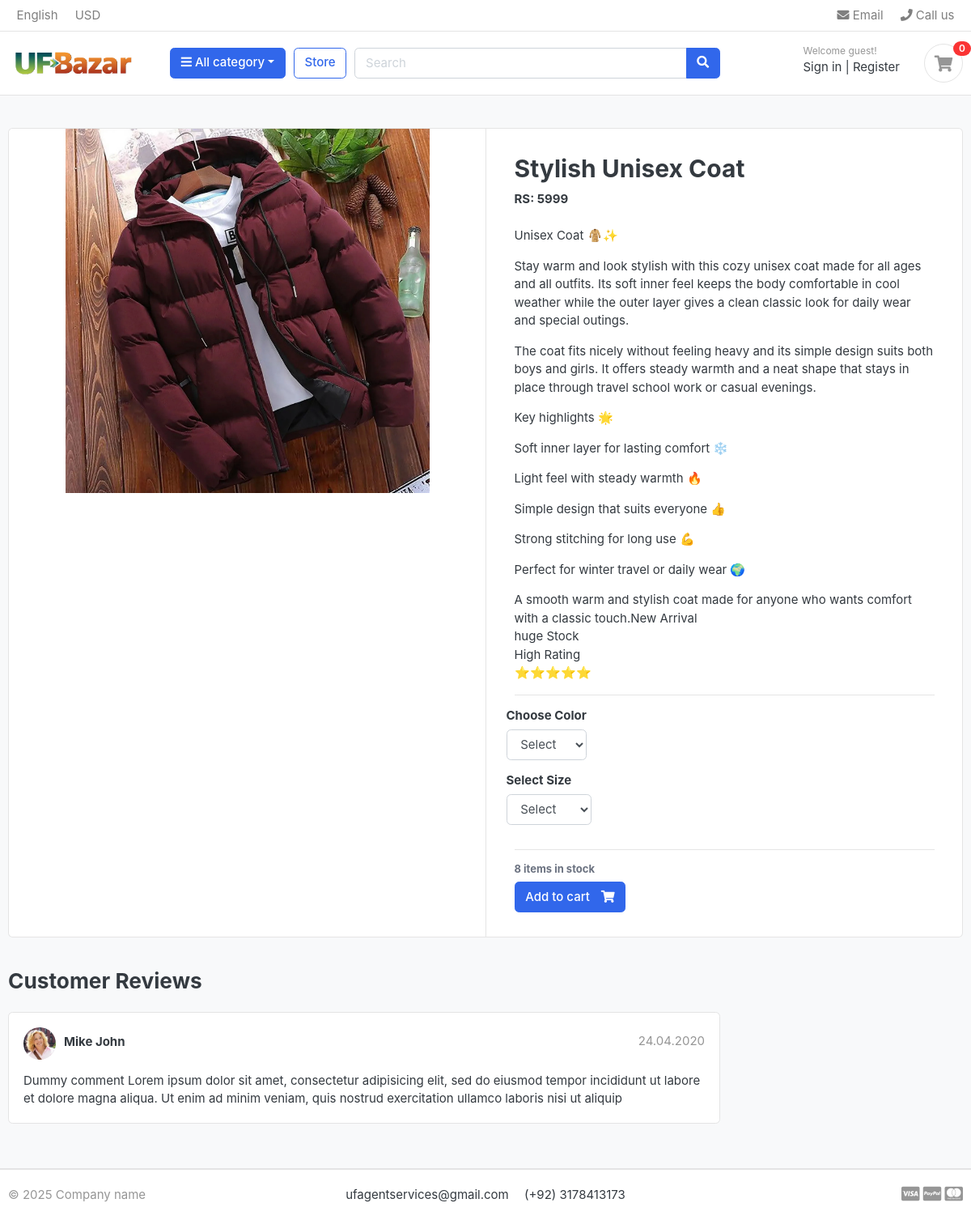
Page /store/catgory/winter-sale/stylish-unisex-coat/ on the committed database.
### store/models.py (models this page shows, shortened)
class Product(models.Model):
    name = models.CharField(max_length=200, unique=True)
    slug = models.SlugField(max_length=200, unique=True)
    price = models.IntegerField()
    image = models.ImageField(upload_to='photos/products')
    stock = models.IntegerField()
    description = models.TextField(max_length=1000, blank=True)
    category = models.ForeignKey(Category, on_delete=models.CASCADE )
    created_at = models.DateTimeField(auto_now_add=True)
    modified_at = models.DateTimeField(auto_now=True)

### store/views.py (the view)
# urls.py: path('store/catgory/<slug:category_slug>/<slug:product_slug>/', views.product_detail, name='Product detail'),
def product_detail(request, category_slug, product_slug):
    try:
        single_product = Product.objects.get(category__slug=category_slug, slug=product_slug)
        in_cart = Items.objects.filter(cart__cart_id = _cart_id(request), product = single_product).exists()
    except Exception as e:
        raise e
    context = {
        'single_product': single_product,
        'in_cart' : in_cart
    }
    return render(request, 'store/product-detail.html', context)

### cart/context_processor.py (called while the page is built)
def counter(request):
    cart_count = 0
    if 'admin' in request.path:
        return{}
    else:
        try:
            cart = Cart.objects.filter(cart_id = _cart_id(request))
            cart_item = Items.objects.all().filter(cart = cart[:1])
            for item in cart_item:
                cart_count += item.quantity
        except cart.DoesNotExist:
            cart_count = 0
    return dict(cart_count = cart_count)

### cart/views.py (called while the page is built)
def _cart_id(request):
    cart_id = request.session.session_key
    if not cart_id:
        cart_id = request.session.create()
    return cart_id

### category/context_processor.py (called while the page is built)
def menu_links(request):
    links = Category.objects.all()
    return dict(links=links)

### category/models.py (called while the page is built)
    def get_url(self):
        return reverse('Product catgory', args=[self.slug])

### store/models.py (called while the page is built)
    def colors(self):
        return super(VariationManager, self).filter(variation_catgory = 'color')

    def sizes(self):
        return super(VariationManager, self).filter(variation_catgory = 'size')

### templates/store/product-detail.html (shortened to what this page needs)
{% extends 'base.html' %}
{% load static %}
{% block content %}
  <section class="section-content padding-y bg">
    <div class="container">
      <div class="card">
        <div class="row no-gutters">
          <aside class="col-md-6">
            <article class="gallery-wrap">
              <div class="img-big-wrap">
                <a href="#"><img src="{{ single_product.image.url }}" /></a>
              </div>
            </article>
          </aside>
          <main class="col-md-6 border-left">
            <form action="{% url 'add_cart' single_product.id %}" method="POST">
              <article class="content-body">
                <h2 class="title">{{ single_product.name }}</h2>
                <div class="mb-4">
                  <div class="mt-1 flex items-center gap-2">
                    <b><span class="text-xl font-bold text-green-700">RS: {{ single_product.price }}</span></b>
                  </div>
                </div>
                <div class="product-description">{{ single_product.description|linebreaks }}</div>
                <hr />
                <div class="row">
                  <div class="item-option-select">
                    <h6>Choose Color</h6>
                    <select name="color" class="form-control" required>
                      <option value="" disable selected>Select</option>
                    </select>
                  </div>
                </div>
                <div class="row">
                  <div class="item-option-select">
                    <h6>Select Size</h6>
                    <select name="size" class="form-control" required>
                      <option value="" disable selected>Select</option>
                    </select>
                  </div>
                </div>
                <hr />
                {% if single_product.stock <= 0 %}
                  <h4 style="color: #dc2626;">Out of Stock</h4>
                {% else %}
                  <h6 style="color: {% if single_product.stock < 5 %}
                      #dc2626
                    {% else %}
                      #6b7280
                    {% endif %}; font-size: 13px;">
                    {{ single_product.stock }} items in stock
                  </h6>
                    <button type="submit" class="btn btn-primary"><span class="text">Add to cart</span> <i class="fas fa-shopping-cart"></i></button>
                {% endif %}
              </article>
            </form>
          </main>
        </div>
      </div>
      <br />
      <div class="row">
        <div class="col-md-9">
          <header class="section-heading">
            <h3>Customer Reviews</h3>
          </header>
          <article class="box mb-3">
            <div class="icontext w-100">
              <img src="{% static './images/avatars/avatar1.jpg' %}" class="img-xs icon rounded-circle" />
              <div class="text">
                <span class="date text-muted float-md-right">24.04.2020</span>
                <h6 class="mb-1">Mike John</h6>
              </div>
            </div>
            <div class="mt-3">
              <p>Dummy comment Lorem ipsum dolor sit amet, consectetur adipisicing elit, sed do eiusmod tempor incididunt ut labore et dolore magna aliqua. Ut enim ad minim veniam, quis nostrud exercitation ullamco laboris nisi ut aliquip</p>
            </div>
          </article>
        </div>
      </div>
    </div>
  </section>
{% endblock %}

### static/css/ui.css (style rules this page uses)
html { font-family: "Inter", sans-serif; font-size: 15px; }
.content-body { flex: 1 1 auto; padding: 2rem 2.3rem; }
.img-xs, .img-sm, .img-md, .img-lg { -o-object-fit: cover; object-fit: cover; flex-shrink: 0; flex-grow: 0; }
.img-xs { width: 40px; height: 40px; }
.padding-y { padding-top: 40px; padding-bottom: 40px; }
article:after, .form-group:after { display: block; clear: both; content: ""; }
.bg { background-color: #f8f9fa; }
.section-heading { margin-bottom: 20px; margin-top: 15px; }
p:last-child { margin-bottom: 0; }
.btn .text + i { margin-left: 10px; }
.icontext { display: inline-flex; align-items: center; vertical-align: middle; }
.icontext .text { width: 100%; line-height: 1.2; }
.icontext .icon { position: relative; margin-right: 10px; flex-shrink: 0; flex-grow: 0; }
.box { padding: 18px; background: #fff; border-radius: 0.37rem; border: 1px solid #e4e4e4; }
.box img { max-width: 100%; }
.gallery-wrap .img-big-wrap { margin-bottom: 10px; border-radius: 0.37rem; overflow: hidden; background-color: #fff; }
.gallery-wrap .img-big-wrap a { text-align: center; display: block; }
.gallery-wrap .img-big-wrap img { height: 450px; width: auto; display: inline-block; }
.item-option-select { margin-bottom: 1rem; display: inline-block; margin-right: 15px; }

### rows in the picture
Product: image (picture), name "Stylish Unisex Coat", price "5999", description "Unisex Coat 🧥✨ Stay warm and look stylish with this cozy unisex coat made for all ages and all outfits. Its soft inner feel keeps the body comfortable in cool weather while the outer layer gives a clean classic look for daily wear and special outings. The coat fits nicely without feeling heavy and its simple design suits both boys and girls. It offers steady warmth and a neat shape that stays in place through travel school work or casual evenings. Key highlights 🌟 Soft inner layer for lasting comfort ❄️ Light feel with steady warmth 🔥 Simple design that suits everyone 👍 Strong stitching for long use 💪 Perfect for winter travel or daily wear 🌍 A smooth warm and stylish coat made for anyone…", stock "8"

### other values in the picture
{{ cart_count }} "0"
